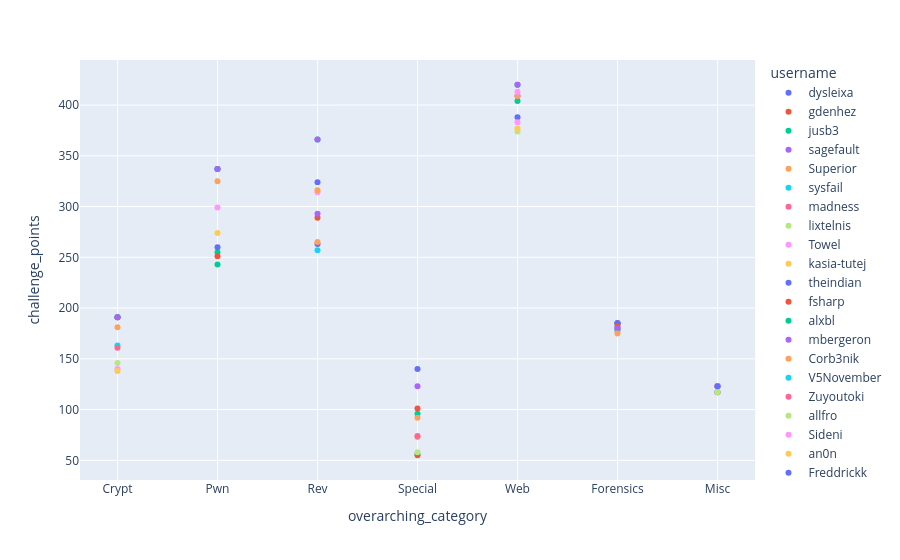

Notebook cell for this chart:
### Code cell
import plotly.express as px

fig = px.scatter(
    top_10_per_category,
    x='overarching_category',
    y='challenge_points',
    color='username',
    hover_name='username', 
    
)

fig.show()

### Figure 1 — Plotly figure (JSON) as saved in the notebook; plotly's stock layout.template omitted (floating-point values rounded to 4 significant figures)
{"data": [{"hovertemplate": "<b>%{hovertext}</b><br><br>username=dysleixa<br>overarching_category=%{x}<br>challenge_points=%{y}<extra></extra>", "hovertext": ["dysleixa", "dysleixa", "dysleixa", "dysleixa", "dysleixa"], "legendgroup": "dysleixa", "marker": {"color": "#636efa", "symbol": "circle"}, "mode": "markers", "name": "dysleixa", "orientation": "v", "showlegend": true, "type": "scatter", "x": ["Crypt", "Pwn", "Rev", "Special", "Web"], "xaxis": "x", "y": [191, 337, 263, 140, 388], "yaxis": "y"}, {"hovertemplate": "<b>%{hovertext}</b><br><br>username=gdenhez<br>overarching_category=%{x}<br>challenge_points=%{y}<extra></extra>", "hovertext": ["gdenhez", "gdenhez", "gdenhez", "gdenhez"], "legendgroup": "gdenhez", "marker": {"color": "#EF553B", "symbol": "circle"}, "mode": "markers", "name": "gdenhez", "orientation": "v", "showlegend": true, "type": "scatter", "x": ["Crypt", "Forensics", "Misc", "Special"], "xaxis": "x", "y": [191, 185, 123, 101], "yaxis": "y"}, {"hovertemplate": "<b>%{hovertext}</b><br><br>username=jusb3<br>overarching_category=%{x}<br>challenge_points=%{y}<extra></extra>", "hovertext": ["jusb3", "jusb3", "jusb3", "jusb3", "jusb3", "jusb3", "jusb3"], "legendgroup": "jusb3", "marker": {"color": "#00cc96", "symbol": "circle"}, "mode": "markers", "name": "jusb3", "orientation": "v", "showlegend": true, "type": "scatter", "x": ["Crypt", "Forensics", "Misc", "Pwn", "Rev", "Special", "Web"], "xaxis": "x", "y": [191, 185, 123, 337, 366, 96, 420], "yaxis": "y"}, {"hovertemplate": "<b>%{hovertext}</b><br><br>username=sagefault<br>overarching_category=%{x}<br>challenge_points=%{y}<extra></extra>", "hovertext": ["sagefault", "sagefault", "sagefault", "sagefault", "sagefault", "sagefault", "sagefault"], "legendgroup": "sagefault", "marker": {"color": "#ab63fa", "symbol": "circle"}, "mode": "markers", "name": "sagefault", "orientation": "v", "showlegend": true, "type": "scatter", "x": ["Crypt", "Forensics", "Misc", "Pwn", "Rev", "Special", "Web"], "xaxis": "x", "y": [191, 185, 123, 337, 366, 123, 420], "yaxis": "y"}, {"hovertemplate": "<b>%{hovertext}</b><br><br>username=Superior<br>overarching_category=%{x}<br>challenge_points=%{y}<extra></extra>", "hovertext": ["Superior", "Superior", "Superior", "Superior"], "legendgroup": "Superior", "marker": {"color": "#FFA15A", "symbol": "circle"}, "mode": "markers", "name": "Superior", "orientation": "v", "showlegend": true, "type": "scatter", "x": ["Crypt", "Forensics", "Misc", "Special"], "xaxis": "x", "y": [181, 178, 117, 92], "yaxis": "y"}, {"hovertemplate": "<b>%{hovertext}</b><br><br>username=sysfail<br>overarching_category=%{x}<br>challenge_points=%{y}<extra></extra>", "hovertext": ["sysfail", "sysfail", "sysfail"], "legendgroup": "sysfail", "marker": {"color": "#19d3f3", "symbol": "circle"}, "mode": "markers", "name": "sysfail", "orientation": "v", "showlegend": true, "type": "scatter", "x": ["Crypt", "Forensics", "Special"], "xaxis": "x", "y": [163, 178, 56], "yaxis": "y"}, {"hovertemplate": "<b>%{hovertext}</b><br><br>username=madness<br>overarching_category=%{x}<br>challenge_points=%{y}<extra></extra>", "hovertext": ["madness", "madness"], "legendgroup": "madness", "marker": {"color": "#FF6692", "symbol": "circle"}, "mode": "markers", "name": "madness", "orientation": "v", "showlegend": true, "type": "scatter", "x": ["Crypt", "Misc"], "xaxis": "x", "y": [161, 123], "yaxis": "y"}, {"hovertemplate": "<b>%{hovertext}</b><br><br>username=lixtelnis<br>overarching_category=%{x}<br>challenge_points=%{y}<extra></extra>", "hovertext": ["lixtelnis"], "legendgroup": "lixtelnis", "marker": {"color": "#B6E880", "symbol": "circle"}, "mode": "markers", "name": "lixtelnis", "orientation": "v", "showlegend": true, "type": "scatter", "x": ["Crypt"], "xaxis": "x", "y": [146], "yaxis": "y"}, {"hovertemplate": "<b>%{hovertext}</b><br><br>username=Towel<br>overarching_category=%{x}<br>challenge_points=%{y}<extra></extra>", "hovertext": ["Towel", "Towel", "Towel"], "legendgroup": "Towel", "marker": {"color": "#FF97FF", "symbol": "circle"}, "mode": "markers", "name": "Towel", "orientation": "v", "showlegend": true, "type": "scatter", "x": ["Crypt", "Misc", "Rev"], "xaxis": "x", "y": [140, 123, 314], "yaxis": "y"}, {"hovertemplate": "<b>%{hovertext}</b><br><br>username=kasia-tutej<br>overarching_category=%{x}<br>challenge_points=%{y}<extra></extra>", "hovertext": ["kasia-tutej"], "legendgroup": "kasia-tutej", "marker": {"color": "#FECB52", "symbol": "circle"}, "mode": "markers", "name": "kasia-tutej", "orientation": "v", "showlegend": true, "type": "scatter", "x": ["Crypt"], "xaxis": "x", "y": [138], "yaxis": "y"}, {"hovertemplate": "<b>%{hovertext}</b><br><br>username=theindian<br>overarching_category=%{x}<br>challenge_points=%{y}<extra></extra>", "hovertext": ["theindian", "theindian"], "legendgroup": "theindian", "marker": {"color": "#636efa", "symbol": "circle"}, "mode": "markers", "name": "theindian", "orientation": "v", "showlegend": true, "type": "scatter", "x": ["Forensics", "Misc"], "xaxis": "x", "y": [185, 123], "yaxis": "y"}, {"hovertemplate": "<b>%{hovertext}</b><br><br>username=fsharp<br>overarching_category=%{x}<br>challenge_points=%{y}<extra></extra>", "hovertext": ["fsharp", "fsharp", "fsharp"], "legendgroup": "fsharp", "marker": {"color": "#EF553B", "symbol": "circle"}, "mode": "markers", "name": "fsharp", "orientation": "v", "showlegend": true, "type": "scatter", "x": ["Forensics", "Rev", "Special"], "xaxis": "x", "y": [182, 289, 55], "yaxis": "y"}, {"hovertemplate": "<b>%{hovertext}</b><br><br>username=alxbl<br>overarching_category=%{x}<br>challenge_points=%{y}<extra></extra>", "hovertext": ["alxbl", "alxbl", "alxbl"], "legendgroup": "alxbl", "marker": {"color": "#00cc96", "symbol": "circle"}, "mode": "markers", "name": "alxbl", "orientation": "v", "showlegend": true, "type": "scatter", "x": ["Forensics", "Pwn", "Web"], "xaxis": "x", "y": [180, 255, 404], "yaxis": "y"}, {"hovertemplate": "<b>%{hovertext}</b><br><br>username=mbergeron<br>overarching_category=%{x}<br>challenge_points=%{y}<extra></extra>", "hovertext": ["mbergeron", "mbergeron"], "legendgroup": "mbergeron", "marker": {"color": "#ab63fa", "symbol": "circle"}, "mode": "markers", "name": "mbergeron", "orientation": "v", "showlegend": true, "type": "scatter", "x": ["Forensics", "Web"], "xaxis": "x", "y": [180, 409], "yaxis": "y"}, {"hovertemplate": "<b>%{hovertext}</b><br><br>username=Corb3nik<br>overarching_category=%{x}<br>challenge_points=%{y}<extra></extra>", "hovertext": ["Corb3nik", "Corb3nik", "Corb3nik", "Corb3nik"], "legendgroup": "Corb3nik", "marker": {"color": "#FFA15A", "symbol": "circle"}, "mode": "markers", "name": "Corb3nik", "orientation": "v", "showlegend": true, "type": "scatter", "x": ["Forensics", "Pwn", "Rev", "Web"], "xaxis": "x", "y": [175, 325, 316, 409], "yaxis": "y"}, {"hovertemplate": "<b>%{hovertext}</b><br><br>username=V5November<br>overarching_category=%{x}<br>challenge_points=%{y}<extra></extra>", "hovertext": ["V5November"], "legendgroup": "V5November", "marker": {"color": "#19d3f3", "symbol": "circle"}, "mode": "markers", "name": "V5November", "orientation": "v", "showlegend": true, "type": "scatter", "x": ["Misc"], "xaxis": "x", "y": [117], "yaxis": "y"}, {"hovertemplate": "<b>%{hovertext}</b><br><br>username=Zuyoutoki<br>overarching_category=%{x}<br>challenge_points=%{y}<extra></extra>", "hovertext": ["Zuyoutoki"], "legendgroup": "Zuyoutoki", "marker": {"color": "#FF6692", "symbol": "circle"}, "mode": "markers", "name": "Zuyoutoki", "orientation": "v", "showlegend": true, "type": "scatter", "x": ["Misc"], "xaxis": "x", "y": [117], "yaxis": "y"}, {"hovertemplate": "<b>%{hovertext}</b><br><br>username=allfro<br>overarching_category=%{x}<br>challenge_points=%{y}<extra></extra>", "hovertext": ["allfro", "allfro"], "legendgroup": "allfro", "marker": {"color": "#B6E880", "symbol": "circle"}, "mode": "markers", "name": "allfro", "orientation": "v", "showlegend": true, "type": "scatter", "x": ["Misc", "Web"], "xaxis": "x", "y": [117, 374], "yaxis": "y"}, {"hovertemplate": "<b>%{hovertext}</b><br><br>username=Sideni<br>overarching_category=%{x}<br>challenge_points=%{y}<extra></extra>", "hovertext": ["Sideni", "Sideni"], "legendgroup": "Sideni", "marker": {"color": "#FF97FF", "symbol": "circle"}, "mode": "markers", "name": "Sideni", "orientation": "v", "showlegend": true, "type": "scatter", "x": ["Pwn", "Web"], "xaxis": "x", "y": [299, 413], "yaxis": "y"}, {"hovertemplate": "<b>%{hovertext}</b><br><br>username=an0n<br>overarching_category=%{x}<br>challenge_points=%{y}<extra></extra>", "hovertext": ["an0n"], "legendgroup": "an0n", "marker": {"color": "#FECB52", "symbol": "circle"}, "mode": "markers", "name": "an0n", "orientation": "v", "showlegend": true, "type": "scatter", "x": ["Pwn"], "xaxis": "x", "y": [274], "yaxis": "y"}, {"hovertemplate": "<b>%{hovertext}</b><br><br>username=Freddrickk<br>overarching_category=%{x}<br>challenge_points=%{y}<extra></extra>", "hovertext": ["Freddrickk", "Freddrickk"], "legendgroup": "Freddrickk", "marker": {"color": "#636efa", "symbol": "circle"}, "mode": "markers", "name": "Freddrickk", "orientation": "v", "showlegend": true, "type": "scatter", "x": ["Pwn", "Rev"], "xaxis": "x", "y": [260, 324], "yaxis": "y"}, {"hovertemplate": "<b>%{hovertext}</b><br><br>username=garigouster<br>overarching_category=%{x}<br>challenge_points=%{y}<extra></extra>", "hovertext": ["garigouster"], "legendgroup": "garigouster", "marker": {"color": "#EF553B", "symbol": "circle"}, "mode": "markers", "name": "garigouster", "orientation": "v", "showlegend": true, "type": "scatter", "x": ["Pwn"], "xaxis": "x", "y": [251], "yaxis": "y"}, {"hovertemplate": "<b>%{hovertext}</b><br><br>username=fLink<br>overarching_category=%{x}<br>challenge_points=%{y}<extra></extra>", "hovertext": ["fLink"], "legendgroup": "fLink", "marker": {"color": "#00cc96", "symbol": "circle"}, "mode": "markers", "name": "fLink", "orientation": "v", "showlegend": true, "type": "scatter", "x": ["Pwn"], "xaxis": "x", "y": [243], "yaxis": "y"}, {"hovertemplate": "<b>%{hovertext}</b><br><br>username=stamparm<br>overarching_category=%{x}<br>challenge_points=%{y}<extra></extra>", "hovertext": ["stamparm"], "legendgroup": "stamparm", "marker": {"color": "#ab63fa", "symbol": "circle"}, "mode": "markers", "name": "stamparm", "orientation": "v", "showlegend": true, "type": "scatter", "x": ["Rev"], "xaxis": "x", "y": [293], "yaxis": "y"}, {"hovertemplate": "<b>%{hovertext}</b><br><br>username=bluedevil<br>overarching_category=%{x}<br>challenge_points=%{y}<extra></extra>", "hovertext": ["bluedevil", "bluedevil"], "legendgroup": "bluedevil", "marker": {"color": "#FFA15A", "symbol": "circle"}, "mode": "markers", "name": "bluedevil", "orientation": "v", "showlegend": true, "type": "scatter", "x": ["Rev", "Special"], "xaxis": "x", "y": [265, 73], "yaxis": "y"}, {"hovertemplate": "<b>%{hovertext}</b><br><br>username=nic-lovin<br>overarching_category=%{x}<br>challenge_points=%{y}<extra></extra>", "hovertext": ["nic-lovin"], "legendgroup": "nic-lovin", "marker": {"color": "#19d3f3", "symbol": "circle"}, "mode": "markers", "name": "nic-lovin", "orientation": "v", "showlegend": true, "type": "scatter", "x": ["Rev"], "xaxis": "x", "y": [257], "yaxis": "y"}, {"hovertemplate": "<b>%{hovertext}</b><br><br>username=acormier<br>overarching_category=%{x}<br>challenge_points=%{y}<extra></extra>", "hovertext": ["acormier"], "legendgroup": "acormier", "marker": {"color": "#FF6692", "symbol": "circle"}, "mode": "markers", "name": "acormier", "orientation": "v", "showlegend": true, "type": "scatter", "x": ["Special"], "xaxis": "x", "y": [74], "yaxis": "y"}, {"hovertemplate": "<b>%{hovertext}</b><br><br>username=Linkster78<br>overarching_category=%{x}<br>challenge_points=%{y}<extra></extra>", "hovertext": ["Linkster78"], "legendgroup": "Linkster78", "marker": {"color": "#B6E880", "symbol": "circle"}, "mode": "markers", "name": "Linkster78", "orientation": "v", "showlegend": true, "type": "scatter", "x": ["Special"], "xaxis": "x", "y": [58], "yaxis": "y"}, {"hovertemplate": "<b>%{hovertext}</b><br><br>username=dinus<br>overarching_category=%{x}<br>challenge_points=%{y}<extra></extra>", "hovertext": ["dinus"], "legendgroup": "dinus", "marker": {"color": "#FF97FF", "symbol": "circle"}, "mode": "markers", "name": "dinus", "orientation": "v", "showlegend": true, "type": "scatter", "x": ["Web"], "xaxis": "x", "y": [383], "yaxis": "y"}, {"hovertemplate": "<b>%{hovertext}</b><br><br>username=fob<br>overarching_category=%{x}<br>challenge_points=%{y}<extra></extra>", "hovertext": ["fob"], "legendgroup": "fob", "marker": {"color": "#FECB52", "symbol": "circle"}, "mode": "markers", "name": "fob", "orientation": "v", "showlegend": true, "type": "scatter", "x": ["Web"], "xaxis": "x", "y": [377], "yaxis": "y"}], "layout": {"legend": {"title": {"text": "username"}, "tracegroupgap": 0}, "margin": {"t": 60}, "xaxis": {"anchor": "y", "domain": [0, 1], "title": {"text": "overarching_category"}}, "yaxis": {"anchor": "x", "domain": [0, 1], "title": {"text": "challenge_points"}}}}
